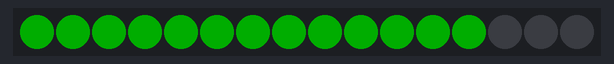
Bench run of a sketch on a simulated ATtiny85, built with avr-gcc and run on an emulated ATtiny85. Shown: 16 RGB LEDs in strip order, left to right. Dim RGB values are drawn brighter than linear; random numbers use the default seed unless the sketch sets one.

Above: at 2.35 s.
At 4.17 s:
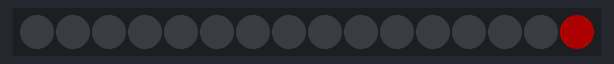
At 5.3 s:
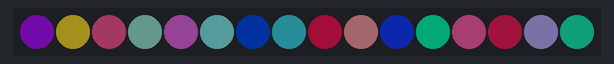
At 23.07 s:
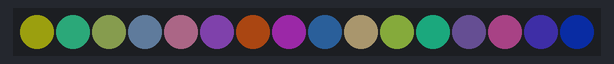
At 34.31 s:
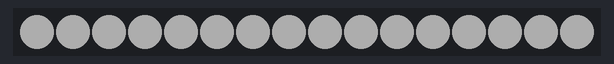

The sketch:

Real_EGR_100_adafruit_code.ino
```cpp
#include "global.h"

//Runs onces before void loop
void setup() {
  strip.begin();     //Intailizes the Neo pixel
  strip.show();            //Needed to display LEDs
  strip.setBrightness(BRIGHTNESS);      //sets the brightness from 1-255
}
//loops code inside
void loop() {
  //colorWipe(strip.Color(255,   0,   0)     , 50);
  loading(strip.Color(0,0,255)    ,50);     //Calls the loading LED pattern from led_functions.ino
  delay(320); // waits 320 milliseconds
  clap(strip.Color(0,255,0)   ,50);     //Calls the clap LED pattern from led_functions.ino
  delay(320);
  run2(strip.Color(255,0,0));       //Calls the run2 LED pattern from led_functions.ino
  delay(320);
  Random_RGB_Val();     //Calls the Random_RGB_Val LED pattern from led_functions.ino
  delay(320);
  old_flim(strip.Color(0,255,0));     //Calls the old_flim LED pattern from led_functions.ino
  delay(320);
  fire_alarm();       //Calls the fire_alarm LED pattern from led_functions.ino
  delay(500);
}
```

global.h
```cpp
#ifndef  GLOBAL_H
#define GLOBAL_H

#include <Adafruit_NeoPixel.h>
#ifdef __AVR__
 #include <avr/power.h> // Required for 16 MHz Adafruit Trinket
#endif

// Which pin on the Arduino is connected to the NeoPixels?
// On a Trinket or Gemma we suggest changing this to 1:
#define LED_PIN     0

// How many NeoPixels are attached to the Arduino?
#define LED_COUNT  16

// NeoPixel brightness, 0 (min) to 255 (max)
#define BRIGHTNESS 50 // Set BRIGHTNESS to about 1/5 (max = 255)

// Declare our NeoPixel strip object:
Adafruit_NeoPixel strip(LED_COUNT, LED_PIN, NEO_GRBW + NEO_KHZ800);

  // These lines are specifically to support the Adafruit Trinket 5V 16 MHz.
  // Any other board, you can remove this part (but no harm leaving it):
#if defined(__AVR_ATtiny85__) && (F_CPU == 16000000)
  clock_prescale_set(clock_div_1);
#endif
  // END of Trinket-specific code

void loading(uint32_t color, int wait);
void colorwipe(uint32_t color);
void clap(uint32_t color, int wait);
void run2(uint32_t color);

#endif
```

led_functions.ino
```cpp
#include "global.h"    //Includes global varaibles and functions

//LED pattern that does the windows loading dots
void loading(uint32_t color, int wait)
{
  for(int i=0; i<strip.numPixels(); i++) {
    strip.setPixelColor(i, color);
    strip.show();
    delay(wait);
  }
  for(int i=0;i<strip.numPixels();i++){
    strip.setPixelColor(i,strip.Color(  0,   0,   0));
    strip.show();
    delay(wait);
  }
}
//LED patern that changes all the LEDs to a uniform color by circling around
void colorwipe(uint32_t color)
{
  for(int i=0; i<strip.numPixels(); i++) { // For each pixel in strip...
    strip.setPixelColor(i, color);         //  Set pixel's color (in RAM)
  }
  strip.show();
}
//turns on LEDs while and meets half way and then turn off
void clap(uint32_t color, int wait)
{
  for(int i=0;i<strip.numPixels()/2;i++){
    strip.setPixelColor(i,color);
    strip.setPixelColor(12-i,color);
    strip.show();
    delay(wait);
  }
  strip.setPixelColor(6,color);
  strip.show();
  delay(wait);
  for(int i=0;i<strip.numPixels()/2;i++){
    strip.setPixelColor(6-i,strip.Color(0,0,0));
    strip.setPixelColor(6+i,strip.Color(0,0,0));
    strip.show();
    delay(wait);
  }
  strip.setPixelColor(0,strip.Color(0,0,0));
  strip.show();
}
//Turns on two LEDs and goes in a cricle around the Neo Pixel
void run2(uint32_t color)
{
  for(int i=0;i<strip.numPixels();i++){
    strip.setPixelColor(i,color);
    strip.show();
    delay(50);
    strip.setPixelColor(i+1,color);
    strip.setPixelColor(i-1,strip.Color(0,0,0));
    strip.show();
  }
  strip.setPixelColor(11,strip.Color(0,0,0));
  strip.show();
}
// sets all the LEDs to a random color
void Random_RGB_Val(){
  for(int i=0;i<strip.numPixels();i++){
    strip.setPixelColor(i,strip.Color(random(0,255),random(0,255),random(0,255)));
    strip.show();
    delay(50);
  }
}
// flashes white with a green led going around the LED ring
void old_flim(uint32_t color){
  for(int k=0;k<strip.numPixels();k++){
    for(int i=0;i<strip.numPixels();i++){
    strip.setPixelColor(i,strip.Color(0,0,0,255));
    strip.setPixelColor(k,color);
   }
   strip.show();
   delay(50);
   for(int i=0;i<strip.numPixels();i++){
    strip.setPixelColor(i,strip.Color(0,0,0,0));
   }
   strip.show();
   delay(50);
  }
}
//flashes white really fast
void fire_alarm(){
    for(int k=0;k<strip.numPixels();k++){
    for(int i=0;i<strip.numPixels();i++){
    strip.setPixelColor(i,strip.Color(0,0,0,255));
   }
   strip.show();
   delay(25);
   for(int i=0;i<strip.numPixels();i++){
    strip.setPixelColor(i,strip.Color(0,0,0,0));
   }
   strip.show();
   delay(25);
  }
}
```
